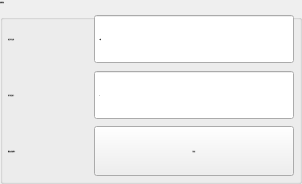
       <widget class="QGroupBox" name="groupBoxMonitor">
        <property name="font">
         <font>
          <family>微软雅黑</family>
          <pointsize>-1</pointsize>
          <weight>50</weight>
          <italic>false</italic>
          <bold>false</bold>
         </font>
        </property>
        <property name="title">
         <string>屏幕参数</string>
        </property>
        <layout class="QGridLayout" name="gridLayoutMonitor">
         <property name="margin">
          <number>5</number>
         </property>
         <property name="spacing">
          <number>6</number>
         </property>
         <item row="0" column="0">
          <widget class="QLabel" name="labelScrSaver">
           <property name="sizePolicy">
            <sizepolicy hsizetype="Expanding" vsizetype="Fixed">
             <horstretch>0</horstretch>
             <verstretch>0</verstretch>
            </sizepolicy>
           </property>
           <property name="minimumSize">
            <size>
             <width>80</width>
             <height>50</height>
            </size>
           </property>
           <property name="maximumSize">
            <size>
             <width>16777215</width>
             <height>50</height>
            </size>
           </property>
           <property name="font">
            <font>
             <family>微软雅黑</family>
             <pointsize>-1</pointsize>
             <weight>50</weight>
             <italic>false</italic>
             <bold>false</bold>
            </font>
           </property>
           <property name="text">
            <string>屏保时间设置：</string>
           </property>
          </widget>
         </item>
         <item row="0" column="1">
          <widget class="xSpinBox" name="BoxScrSaver">
           <property name="enabled">
            <bool>true</bool>
           </property>
           <property name="sizePolicy">
            <sizepolicy hsizetype="Fixed" vsizetype="Fixed">
             <horstretch>0</horstretch>
             <verstretch>0</verstretch>
            </sizepolicy>
           </property>
           <property name="minimumSize">
            <size>
             <width>200</width>
             <height>50</height>
            </size>
           </property>
           <property name="maximumSize">
            <size>
             <width>200</width>
             <height>50</height>
            </size>
           </property>
           <property name="font">
            <font>
             <family>微软雅黑</family>
             <pointsize>-1</pointsize>
             <weight>50</weight>
             <italic>false</italic>
             <bold>false</bold>
            </font>
           </property>
           <property name="focusPolicy">
            <enum>Qt::ClickFocus</enum>
           </property>
           <property name="alignment">
            <set>Qt::AlignLeading|Qt::AlignLeft|Qt::AlignVCenter</set>
           </property>
           <property name="buttonSymbols">
            <enum>QAbstractSpinBox::NoButtons</enum>
           </property>
           <property name="specialValueText">
            <string notr="true"/>
           </property>
           <property name="keyboardTracking">
            <bool>false</bool>
           </property>
           <property name="suffix">
            <string>秒</string>
           </property>
           <property name="prefix">
            <string notr="true"/>
           </property>
           <property name="minimum">
            <number>0</number>
           </property>
           <property name="maximum">
            <number>1800</number>
           </property>
           <property name="value">
            <number>30</number>
           </property>
           <property name="HasBtn" stdset="0">
            <bool>true</bool>
           </property>
          </widget>
         </item>
         <item row="1" column="0">
          <widget class="QLabel" name="labelLight">
           <property name="sizePolicy">
            <sizepolicy hsizetype="Expanding" vsizetype="Fixed">
             <horstretch>0</horstretch>
             <verstretch>0</verstretch>
            </sizepolicy>
           </property>
           <property name="minimumSize">
            <size>
             <width>80</width>
             <height>50</height>
            </size>
           </property>
           <property name="maximumSize">
            <size>
             <width>16777215</width>
             <height>50</height>
            </size>
           </property>
           <property name="font">
            <font>
             <family>微软雅黑</family>
             <pointsize>-1</pointsize>
             <weight>50</weight>
             <italic>false</italic>
             <bold>false</bold>
            </font>
           </property>
           <property name="text">
            <string extracomment="屏幕背光亮度">背光亮度调节：</string>
           </property>
          </widget>
         </item>
         <item row="1" column="1">
          <widget class="xSpinBox" name="BoxLight">
           <property name="enabled">
            <bool>true</bool>
           </property>
           <property name="sizePolicy">
            <sizepolicy hsizetype="Fixed" vsizetype="Fixed">
             <horstretch>0</horstretch>
             <verstretch>0</verstretch>
            </sizepolicy>
           </property>
           <property name="minimumSize">
            <size>
             <width>200</width>
             <height>50</height>
            </size>
           </property>
           <property name="maximumSize">
            <size>
             <width>200</width>
             <height>50</height>
            </size>
           </property>
           <property name="font">
            <font>
             <family>微软雅黑</family>
             <pointsize>-1</pointsize>
             <weight>50</weight>
             <italic>false</italic>
             <bold>false</bold>
            </font>
           </property>
           <property name="focusPolicy">
            <enum>Qt::ClickFocus</enum>
           </property>
           <property name="alignment">
            <set>Qt::AlignLeading|Qt::AlignLeft|Qt::AlignVCenter</set>
           </property>
           <property name="buttonSymbols">
            <enum>QAbstractSpinBox::NoButtons</enum>
           </property>
           <property name="specialValueText">
            <string notr="true"/>
           </property>
           <property name="keyboardTracking">
            <bool>false</bool>
           </property>
           <property name="suffix">
            <string notr="true"/>
           </property>
           <property name="prefix">
            <string notr="true"/>
           </property>
           <property name="minimum">
            <number>0</number>
           </property>
           <property name="maximum">
            <number>9</number>
           </property>
           <property name="singleStep">
            <number>1</number>
           </property>
           <property name="value">
            <number>9</number>
           </property>
           <property name="HasBtn" stdset="0">
            <bool>true</bool>
           </property>
          </widget>
         </item>
         <item row="2" column="0">
          <widget class="QLabel" name="labelCalibrate">
           <property name="sizePolicy">
            <sizepolicy hsizetype="Expanding" vsizetype="Fixed">
             <horstretch>0</horstretch>
             <verstretch>0</verstretch>
            </sizepolicy>
           </property>
           <property name="minimumSize">
            <size>
             <width>80</width>
             <height>50</height>
            </size>
           </property>
           <property name="maximumSize">
            <size>
             <width>16777215</width>
             <height>50</height>
            </size>
           </property>
           <property name="font">
            <font>
             <family>微软雅黑</family>
             <pointsize>-1</pointsize>
             <weight>50</weight>
             <italic>false</italic>
             <bold>false</bold>
            </font>
           </property>
           <property name="text">
            <string>重新校准触摸屏：</string>
           </property>
          </widget>
         </item>
         <item row="2" column="1">
          <widget class="xPushButton" name="BtnCalibrate">
           <property name="sizePolicy">
            <sizepolicy hsizetype="Fixed" vsizetype="Fixed">
             <horstretch>0</horstretch>
             <verstretch>0</verstretch>
            </sizepolicy>
           </property>
           <property name="minimumSize">
            <size>
             <width>200</width>
             <height>50</height>
            </size>
           </property>
           <property name="maximumSize">
            <size>
             <width>200</width>
             <height>50</height>
            </size>
           </property>
           <property name="font">
            <font>
             <family>微软雅黑</family>
             <pointsize>-1</pointsize>
             <weight>50</weight>
             <italic>false</italic>
             <bold>false</bold>
            </font>
           </property>
           <property name="focusPolicy">
            <enum>Qt::NoFocus</enum>
           </property>
           <property name="text">
            <string>重校准</string>
           </property>
          </widget>
         </item>
        </layout>
       </widget>
